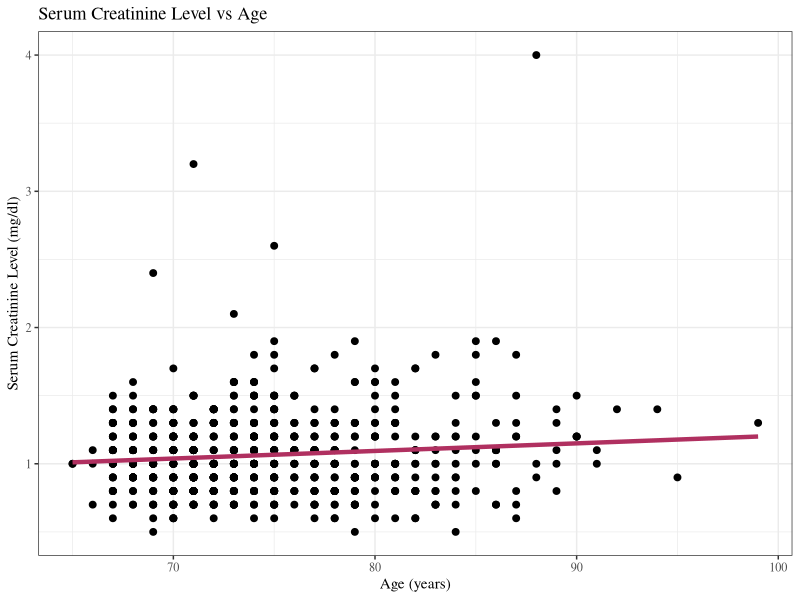

Reproduce this figure in R.
## ---- chunk 1

# Set output options
knitr::opts_chunk$set(echo = FALSE)
options(knitr.kable.NA = '-')

# Include libraries
library(magrittr)
library(dplyr)
library(ggplot2)

# Helper functions


# Prepare data
mri <-
  read.table("data/mri.txt", header = TRUE) %>%
  dplyr::as_tibble() %>%
  dplyr::select(race, age, diabetes, crt, obstime, death)

## ---- chunk 2

mri_dr <- mri %>%
  dplyr::filter(race != 4) %>%
  dplyr::transmute(
    Race = factor(race, labels = c("white", "black", "Asian")),
    Diabetes = factor(diabetes, labels = c("Non-diabetic", "Diabetic"))
  )

## ---- chunk 3

dr_tbl <- xtabs(~Race + Diabetes, data = mri_dr)

knitr::kable(
  dr_tbl,
  booktabs = TRUE,
  caption = "Presence of diabetes by self-reported race"
)

## ---- chunk 4

dr_test <- chisq.test(dr_tbl)
dr_expected_tbl <- dr_test$expected

knitr::kable(
  dr_expected_tbl,
  booktabs = TRUE,
  digits = 2,
  caption = "Expected cell counts of (1a) under the null hypothesis"
)


## ---- chunk 5

dr_pval <- dr_test$p.value
dr_xsq <- dr_test$statistic

## ---- chunk 6

mri_cs <- mri %>%
  dplyr::filter(!is.na(crt)) %>%
  dplyr::mutate(
    surv_5yr = dplyr::if_else(obstime >= 5 * 365.25, 1L, 0L),
    died_5yr = 1 - surv_5yr
  ) %>%
  dplyr::select(crt, surv_5yr, died_5yr)


## ---- chunk 7

surv_a_lm <- lm(crt ~ died_5yr, data = mri_cs)
surv_b_lm <- lm(crt ~ surv_5yr, data = mri_cs)

surv_a_tidy <- broom::tidy(surv_a_lm)
surv_b_tidy <- broom::tidy(surv_b_lm)

surv_a_ci <- confint.default(surv_a_lm)
surv_b_ci <- confint.default(surv_b_lm)

## ---- chunk 8

surv_inf_tbl <- surv_b_tidy[2, ] %>%
  select(`Point est.` = estimate, `Std. error` = std.error, `P-val` = p.value) %>%
  bind_cols(as_tibble(t(surv_b_ci[2, ]))) %>%
  mutate(`P-val` = paste0(round(`P-val` * 10^9, 2), "e-9"))

knitr::kable(
  surv_inf_tbl,
  booktabs = TRUE,
  digits = 3,
  caption = paste("Inference table for the difference in mean creatinine level",
                  "between a population that survived 5+ years, and a",
                  "population that died within 5 years"
                  )
)

## ---- chunk 9

mri_ca <- mri %>% filter(!is.na(crt)) %>% select(crt, age)

## ---- chunk 10

ca_lm <- lm(crt ~ age, data = mri_ca)

ca_b0 <- ca_lm$coefficients[[1]]
ca_b1 <- ca_lm$coefficients[[2]]

## ---- chunk 11

ca_plot <- ggplot(mri_ca, aes(x = age, y = crt)) +
  geom_point(size = 2) +
  theme_bw() +
  geom_smooth(method = "lm", se = FALSE, size = 1.5, color = "maroon") +
  labs(
    title = "Serum Creatinine Level vs Age",
    x = "Age (years)",
    y = "Serum Creatinine Level (mg/dl)"
  ) +
  theme(text = element_text(family = "serif"))

ca_plot

## ---- chunk 12

ca_pred <- predict(ca_lm, data.frame(age = c(72, 82, 99)))

## ---- chunk 13

ca_ci <- confint.default(ca_lm)[2, ]

ca_inf_tbl <- broom::tidy(ca_lm)[2, ] %>%
  select(Estimate = estimate, `p-value` = p.value) %>%
  bind_cols(as_tibble(t(ca_ci)))

ca_pval <-ca_inf_tbl %>% pull("p-value")

knitr::kable(
  ca_inf_tbl,
  booktabs = TRUE,
  digits = 3,
  caption = "Inference table for the association between creatinine level and age"
)


## ---- chunk 14

knitr::kable(
  t(5 * ca_ci),
  booktabs = TRUE,
  digits = 3,
  caption = "95% CI for mean creatinine level across groups differing by 5 years in age"
)

